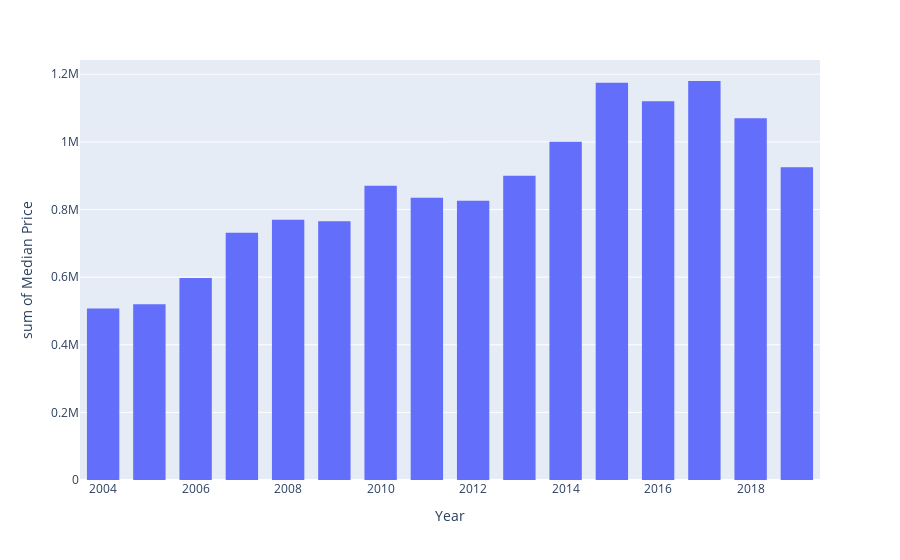

The notebook cell this image was saved under:
### Code cell
fig = px.histogram(yearly_median, x='Year', y = 'Median Price', nbins=20)
fig.update_layout(bargap=0.3)
fig.show()

### Figure 1 — Plotly figure (JSON) as saved in the notebook; plotly's stock layout.template omitted (floating-point values rounded to 4 significant figures)
{"data": [{"alignmentgroup": "True", "bingroup": "x", "histfunc": "sum", "hovertemplate": "Year=%{x}<br>sum of Median Price=%{y}<extra></extra>", "legendgroup": "", "marker": {"color": "#636efa", "pattern": {"shape": ""}}, "name": "", "nbinsx": 20, "offsetgroup": "", "orientation": "v", "showlegend": false, "type": "histogram", "x": [2004, 2005, 2006, 2007, 2008, 2009, 2010, 2011, 2012, 2013, 2014, 2015, 2016, 2017, 2018, 2019], "xaxis": "x", "y": [507500, 520000, 597500, 731000, 770000, 765000, 870000, 835000, 826000, 900000, 1000000, 1175000, 1120000, 1180000, 1070000, 925000], "yaxis": "y"}], "layout": {"bargap": 0.3, "barmode": "relative", "legend": {"tracegroupgap": 0}, "margin": {"t": 60}, "xaxis": {"anchor": "y", "domain": [0, 1], "title": {"text": "Year"}}, "yaxis": {"anchor": "x", "domain": [0, 1], "title": {"text": "sum of Median Price"}}}}
